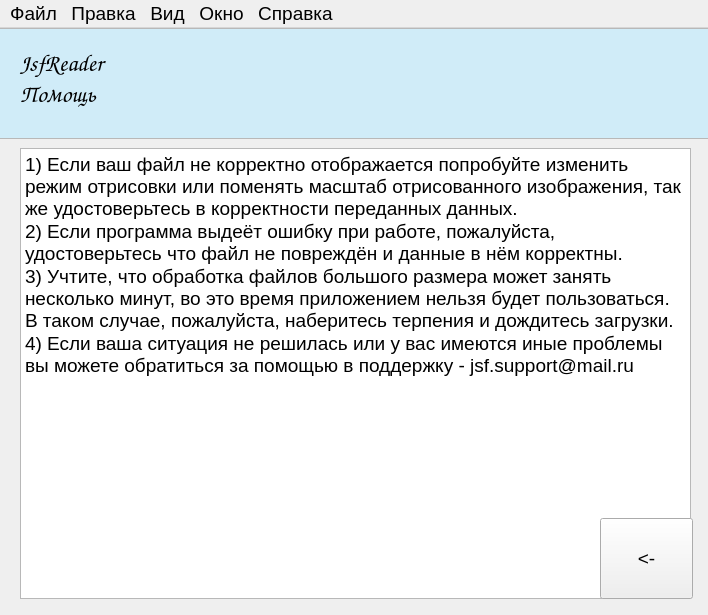
<?xml version="1.0" encoding="UTF-8"?>
<ui version="4.0">
 <class>MainWindow</class>
 <widget class="QMainWindow" name="MainWindow">
  <property name="geometry">
   <rect>
    <x>0</x>
    <y>0</y>
    <width>708</width>
    <height>615</height>
   </rect>
  </property>
  <property name="font">
   <font>
    <pointsize>14</pointsize>
   </font>
  </property>
  <property name="windowTitle">
   <string>MainWindow</string>
  </property>
  <property name="layoutDirection">
   <enum>Qt::LeftToRight</enum>
  </property>
  <property name="styleSheet">
   <string notr="true"/>
  </property>
  <widget class="QWidget" name="centralwidget">
   <widget class="QTextBrowser" name="tb_header">
    <property name="geometry">
     <rect>
      <x>-1</x>
      <y>0</y>
      <width>711</width>
      <height>111</height>
     </rect>
    </property>
    <property name="font">
     <font>
      <family>Comic Sans MS</family>
     </font>
    </property>
    <property name="html">
     <string>&lt;!DOCTYPE HTML PUBLIC &quot;-//W3C//DTD HTML 4.0//EN&quot; &quot;http://www.w3.org/TR/REC-html40/strict.dtd&quot;&gt;
&lt;html&gt;&lt;head&gt;&lt;meta name=&quot;qrichtext&quot; content=&quot;1&quot; /&gt;&lt;style type=&quot;text/css&quot;&gt;
p, li { white-space: pre-wrap; }
&lt;/style&gt;&lt;/head&gt;&lt;body style=&quot; font-family:'Comic Sans MS'; font-size:14pt; font-weight:400; font-style:normal;&quot; bgcolor=&quot;#d0ecf8&quot;&gt;
&lt;p style=&quot;-qt-paragraph-type:empty; margin-top:0px; margin-bottom:0px; margin-left:0px; margin-right:0px; -qt-block-indent:0; text-indent:0px; font-family:'MS Shell Dlg 2'; font-size:8.25pt;&quot;&gt;&lt;br /&gt;&lt;/p&gt;
&lt;p style=&quot; margin-top:0px; margin-bottom:0px; margin-left:0px; margin-right:0px; -qt-block-indent:0; text-indent:0px;&quot;&gt;&lt;span style=&quot; font-family:'MS Shell Dlg 2'; font-size:18pt;&quot;&gt;   &lt;/span&gt;&lt;span style=&quot; font-family:'MS Shell Dlg 2'; font-size:18pt; font-weight:600;&quot;&gt;JsfReader&lt;/span&gt;&lt;/p&gt;
&lt;p style=&quot; margin-top:0px; margin-bottom:0px; margin-left:0px; margin-right:0px; -qt-block-indent:0; text-indent:0px;&quot;&gt;&lt;span style=&quot; font-family:'MS Shell Dlg 2'; font-size:18pt;&quot;&gt;   Помощь&lt;/span&gt;&lt;/p&gt;&lt;/body&gt;&lt;/html&gt;</string>
    </property>
   </widget>
   <widget class="QPushButton" name="back_button">
    <property name="geometry">
     <rect>
      <x>600</x>
      <y>490</y>
      <width>93</width>
      <height>81</height>
     </rect>
    </property>
    <property name="text">
     <string>&lt;-</string>
    </property>
   </widget>
   <widget class="QPlainTextEdit" name="plainTextEdit">
    <property name="geometry">
     <rect>
      <x>20</x>
      <y>120</y>
      <width>671</width>
      <height>451</height>
     </rect>
    </property>
    <property name="font">
     <font>
      <family>MS Shell Dlg 2</family>
      <pointsize>14</pointsize>
      <italic>false</italic>
     </font>
    </property>
    <property name="plainText">
     <string>1) Если ваш файл не корректно отображается попробуйте изменить режим отрисовки или поменять масштаб отрисованного изображения, так же удостоверьтесь в корректности переданных данных.
2) Если программа выдеёт ошибку при работе, пожалуйста, удостоверьтесь что файл не повреждён и данные в нём корректны.
3) Учтите, что обработка файлов большого размера может занять несколько минут, во это время приложением нельзя будет пользоваться. В таком случае, пожалуйста, наберитесь терпения и дождитесь загрузки.
4) Если ваша ситуация не решилась или у вас имеются иные проблемы вы можете обратиться за помощью в поддержку - jsf.support@mail.ru</string>
    </property>
   </widget>
   <zorder>tb_header</zorder>
   <zorder>plainTextEdit</zorder>
   <zorder>back_button</zorder>
  </widget>
  <widget class="QMenuBar" name="menubar">
   <property name="geometry">
    <rect>
     <x>0</x>
     <y>0</y>
     <width>708</width>
     <height>37</height>
    </rect>
   </property>
   <widget class="QMenu" name="menu_file">
    <property name="title">
     <string>Файл</string>
    </property>
    <addaction name="action_open"/>
    <addaction name="action_save"/>
   </widget>
   <widget class="QMenu" name="menu_edit">
    <property name="title">
     <string>Правка</string>
    </property>
   </widget>
   <widget class="QMenu" name="menu">
    <property name="title">
     <string>Вид</string>
    </property>
   </widget>
   <widget class="QMenu" name="menu_window">
    <property name="title">
     <string>Окно</string>
    </property>
   </widget>
   <widget class="QMenu" name="menu_2">
    <property name="title">
     <string>Справка</string>
    </property>
   </widget>
   <addaction name="menu_file"/>
   <addaction name="menu_edit"/>
   <addaction name="menu"/>
   <addaction name="menu_window"/>
   <addaction name="menu_2"/>
  </widget>
  <action name="action_open">
   <property name="text">
    <string>Открыть</string>
   </property>
  </action>
  <action name="action_save">
   <property name="text">
    <string>Сохранить</string>
   </property>
  </action>
 </widget>
 <resources/>
 <connections/>
</ui>
